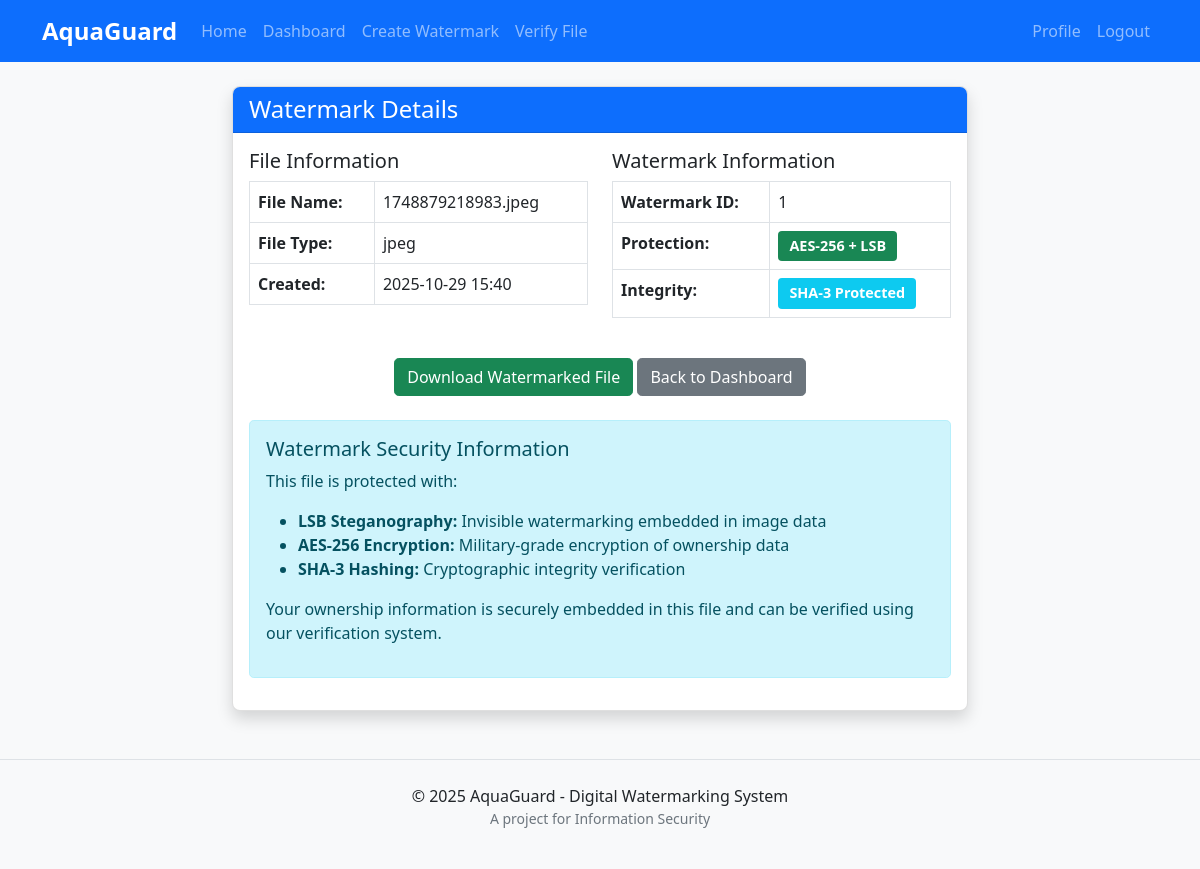
The page /watermark/view/1 (signed in) on the database its author committed.
### aquaguard/models/watermark.py (models this page shows, shortened)
class Watermark(db.Model):
    __tablename__ = 'watermarks'
    __table_args__ = (
        db.Index('ix_watermarks_file_hash', 'file_hash'),
        db.Index('ix_watermarks_user_id', 'user_id'),
        db.Index('ix_watermarks_file_type', 'file_type'),
    )
    id = db.Column(db.Integer, primary_key=True)
    user_id = db.Column(db.Integer, db.ForeignKey('users.id'), nullable=False, index=True)
    file_name = db.Column(db.String(255), nullable=False)
    original_file_path = db.Column(db.String(255), nullable=False)
    watermarked_file_path = db.Column(db.String(255), nullable=False)
    watermark_data = db.Column(db.Text, nullable=False)  # JSON string containing watermark info
    file_hash = db.Column(db.String(64), nullable=False, index=True)  # SHA-3 hash of original file
    encryption_key = db.Column(db.String(64), nullable=False)  # AES-256 key (encrypted)
    created_at = db.Column(db.DateTime, default=datetime.datetime.utcnow)
    file_type = db.Column(db.String(20), nullable=False, index=True)  # Image, PDF, etc.

### aquaguard/controllers/watermark_controller.py (the view)
@watermark_bp.route('/view/<int:watermark_id>')
@login_required
def view_watermark(watermark_id):
    watermark = Watermark.query.get_or_404(watermark_id)
    if watermark.user_id != current_user.id:
        flash('Unauthorized access', 'danger')
        return redirect(url_for('dashboard'))
    return render_template('watermark/view.html', watermark=watermark)

### aquaguard/app.py (called while the page is built)
@login_manager.user_loader
def load_user(user_id):
    return User.query.get(int(user_id))

### aquaguard/templates/watermark/view.html (shortened to what this page needs)
{% extends 'base.html' %}
{% block content %}
<div class="row justify-content-center">
    <div class="col-md-8">
        <div class="card shadow">
            <div class="card-header bg-primary text-white">
                <h4 class="mb-0">Watermark Details</h4>
            </div>
            <div class="card-body">
                <div class="row mb-4">
                    <div class="col-md-6">
                        <h5>File Information</h5>
                        <table class="table table-bordered">
                            <tr>
                                <th>File Name:</th>
                                <td>{{ watermark.file_name }}</td>
                            </tr>
                            <tr>
                                <th>File Type:</th>
                                <td>{{ watermark.file_type }}</td>
                            </tr>
                            <tr>
                                <th>Created:</th>
                                <td>{{ watermark.created_at.strftime('%Y-%m-%d %H:%M') }}</td>
                            </tr>
                        </table>
                    </div>
                    <div class="col-md-6">
                        <h5>Watermark Information</h5>
                        <table class="table table-bordered">
                            <tr>
                                <th>Watermark ID:</th>
                                <td>{{ watermark.id }}</td>
                            </tr>
                            <tr>
                                <th>Protection:</th>
                                <td><span class="badge bg-success">AES-256 + LSB</span></td>
                            </tr>
                            <tr>
                                <th>Integrity:</th>
                                <td><span class="badge bg-info">SHA-3 Protected</span></td>
                            </tr>
                        </table>
                    </div>
                </div>
                <div class="text-center mb-4">
                    <a href="{{ url_for('watermark.download_watermark', watermark_id=watermark.id) }}" class="btn btn-success">
                        Download Watermarked File
                    </a>
                    <a href="{{ url_for('dashboard') }}" class="btn btn-secondary">
                        Back to Dashboard
                    </a>
                </div>
                <div class="alert alert-info">
                    <h5>Watermark Security Information</h5>
                    <p>This file is protected with:</p>
                    <ul>
                        <li><strong>LSB Steganography:</strong> Invisible watermarking embedded in image data</li>
                        <li><strong>AES-256 Encryption:</strong> Military-grade encryption of ownership data</li>
                        <li><strong>SHA-3 Hashing:</strong> Cryptographic integrity verification</li>
                    </ul>
                    <p>Your ownership information is securely embedded in this file and can be verified using our verification system.</p>
                </div>
            </div>
        </div>
    </div>
</div>
{% endblock %}

### aquaguard/static/css/style.css (style rules this page uses)
body { font-family: 'Segoe UI', Tahoma, Geneva, Verdana, sans-serif; background-color: #f8f9fa; }
.card { border-radius: 0.5rem; overflow: hidden; }
.card-header { font-weight: 500; }
.btn { border-radius: 0.3rem; }
.alert { border-radius: 0.3rem; }
.badge { font-size: 0.9rem; padding: 0.5rem 0.7rem; }

### rows shown on the page
Watermark: file_name "1748879218983.jpeg", file_type "jpeg", created_at "2025-10-29 15:40", id "1"
